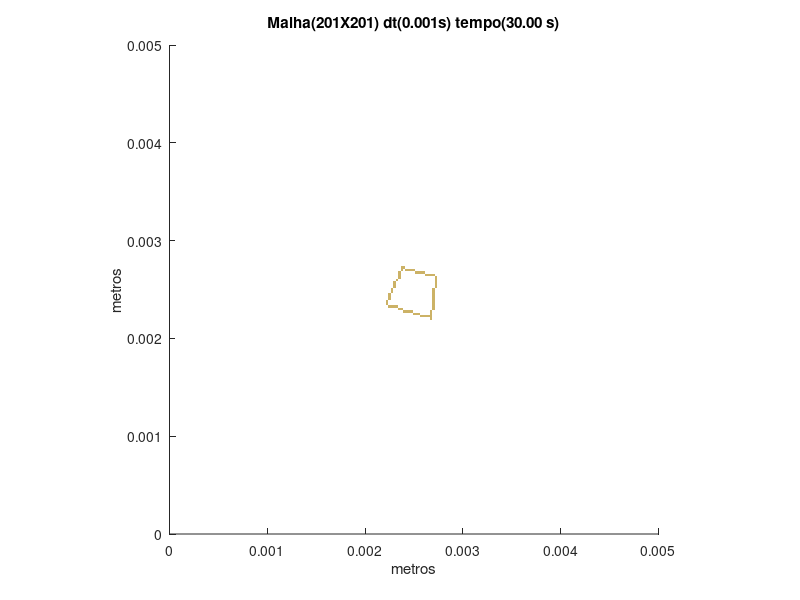

This chart was generated by the following MATLAB code:
set (gca,'PlotBoxAspectRatio',[1 1 1],'Xlim',[0,0.005],'Ylim',[0,0.005])
hold on
title('Malha(201X201) dt(0.001s) tempo(30.00 s)')
hold on
ylabel('metros')
hold on
xlabel('metros')
hold on

fill([0.00266169154228856 0.00266169154228856 0.0026865671641791 0.0026865671641791],[0.00218905472636816 0.00221393034825871 0.00221393034825871 0.00218905472636816],[0.8,0.7,0.4],'LineStyle','none')

fill([0.00256218905472637 0.00256218905472637 0.00258706467661692 0.00258706467661692],[0.00221393034825871 0.00223880597014925 0.00223880597014925 0.00221393034825871],[0.8,0.7,0.4],'LineStyle','none')

fill([0.00258706467661692 0.00258706467661692 0.00261194029850746 0.00261194029850746],[0.00221393034825871 0.00223880597014925 0.00223880597014925 0.00221393034825871],[0.8,0.7,0.4],'LineStyle','none')

fill([0.00261194029850746 0.00261194029850746 0.00263681592039801 0.00263681592039801],[0.00221393034825871 0.00223880597014925 0.00223880597014925 0.00221393034825871],[0.8,0.7,0.4],'LineStyle','none')

fill([0.00263681592039801 0.00263681592039801 0.00266169154228856 0.00266169154228856],[0.00221393034825871 0.00223880597014925 0.00223880597014925 0.00221393034825871],[0.8,0.7,0.4],'LineStyle','none')

fill([0.00266169154228856 0.00266169154228856 0.0026865671641791 0.0026865671641791],[0.00221393034825871 0.00223880597014925 0.00223880597014925 0.00221393034825871],[0.8,0.7,0.4],'LineStyle','none')

fill([0.00248756218905473 0.00248756218905473 0.00251243781094527 0.00251243781094527],[0.00223880597014925 0.0022636815920398 0.0022636815920398 0.00223880597014925],[0.8,0.7,0.4],'LineStyle','none')

fill([0.00251243781094527 0.00251243781094527 0.00253731343283582 0.00253731343283582],[0.00223880597014925 0.0022636815920398 0.0022636815920398 0.00223880597014925],[0.8,0.7,0.4],'LineStyle','none')

fill([0.00253731343283582 0.00253731343283582 0.00256218905472637 0.00256218905472637],[0.00223880597014925 0.0022636815920398 0.0022636815920398 0.00223880597014925],[0.8,0.7,0.4],'LineStyle','none')

fill([0.00266169154228856 0.00266169154228856 0.0026865671641791 0.0026865671641791],[0.00223880597014925 0.0022636815920398 0.0022636815920398 0.00223880597014925],[0.8,0.7,0.4],'LineStyle','none')

fill([0.00238805970149254 0.00238805970149254 0.00241293532338308 0.00241293532338308],[0.0022636815920398 0.00228855721393035 0.00228855721393035 0.0022636815920398],[0.8,0.7,0.4],'LineStyle','none')

fill([0.00241293532338308 0.00241293532338308 0.00243781094527363 0.00243781094527363],[0.0022636815920398 0.00228855721393035 0.00228855721393035 0.0022636815920398],[0.8,0.7,0.4],'LineStyle','none')

fill([0.00243781094527363 0.00243781094527363 0.00246268656716418 0.00246268656716418],[0.0022636815920398 0.00228855721393035 0.00228855721393035 0.0022636815920398],[0.8,0.7,0.4],'LineStyle','none')

fill([0.00246268656716418 0.00246268656716418 0.00248756218905473 0.00248756218905473],[0.0022636815920398 0.00228855721393035 0.00228855721393035 0.0022636815920398],[0.8,0.7,0.4],'LineStyle','none')

fill([0.00266169154228856 0.00266169154228856 0.0026865671641791 0.0026865671641791],[0.0022636815920398 0.00228855721393035 0.00228855721393035 0.0022636815920398],[0.8,0.7,0.4],'LineStyle','none')

fill([0.00233830845771144 0.00233830845771144 0.00236318407960199 0.00236318407960199],[0.00228855721393035 0.0023134328358209 0.0023134328358209 0.00228855721393035],[0.8,0.7,0.4],'LineStyle','none')

fill([0.00236318407960199 0.00236318407960199 0.00238805970149254 0.00238805970149254],[0.00228855721393035 0.0023134328358209 0.0023134328358209 0.00228855721393035],[0.8,0.7,0.4],'LineStyle','none')

fill([0.0026865671641791 0.0026865671641791 0.00271144278606965 0.00271144278606965],[0.00228855721393035 0.0023134328358209 0.0023134328358209 0.00228855721393035],[0.8,0.7,0.4],'LineStyle','none')

fill([0.00223880597014925 0.00223880597014925 0.0022636815920398 0.0022636815920398],[0.0023134328358209 0.00233830845771144 0.00233830845771144 0.0023134328358209],[0.8,0.7,0.4],'LineStyle','none')

fill([0.0022636815920398 0.0022636815920398 0.00228855721393035 0.00228855721393035],[0.0023134328358209 0.00233830845771144 0.00233830845771144 0.0023134328358209],[0.8,0.7,0.4],'LineStyle','none')

fill([0.00228855721393035 0.00228855721393035 0.0023134328358209 0.0023134328358209],[0.0023134328358209 0.00233830845771144 0.00233830845771144 0.0023134328358209],[0.8,0.7,0.4],'LineStyle','none')

fill([0.0023134328358209 0.0023134328358209 0.00233830845771144 0.00233830845771144],[0.0023134328358209 0.00233830845771144 0.00233830845771144 0.0023134328358209],[0.8,0.7,0.4],'LineStyle','none')

fill([0.0026865671641791 0.0026865671641791 0.00271144278606965 0.00271144278606965],[0.0023134328358209 0.00233830845771144 0.00233830845771144 0.0023134328358209],[0.8,0.7,0.4],'LineStyle','none')

fill([0.00221393034825871 0.00221393034825871 0.00223880597014925 0.00223880597014925],[0.00233830845771144 0.00236318407960199 0.00236318407960199 0.00233830845771144],[0.8,0.7,0.4],'LineStyle','none')

fill([0.0026865671641791 0.0026865671641791 0.00271144278606965 0.00271144278606965],[0.00233830845771144 0.00236318407960199 0.00236318407960199 0.00233830845771144],[0.8,0.7,0.4],'LineStyle','none')

fill([0.00221393034825871 0.00221393034825871 0.00223880597014925 0.00223880597014925],[0.00236318407960199 0.00238805970149254 0.00238805970149254 0.00236318407960199],[0.8,0.7,0.4],'LineStyle','none')

fill([0.0026865671641791 0.0026865671641791 0.00271144278606965 0.00271144278606965],[0.00236318407960199 0.00238805970149254 0.00238805970149254 0.00236318407960199],[0.8,0.7,0.4],'LineStyle','none')

fill([0.00223880597014925 0.00223880597014925 0.0022636815920398 0.0022636815920398],[0.00238805970149254 0.00241293532338308 0.00241293532338308 0.00238805970149254],[0.8,0.7,0.4],'LineStyle','none')

fill([0.0026865671641791 0.0026865671641791 0.00271144278606965 0.00271144278606965],[0.00238805970149254 0.00241293532338308 0.00241293532338308 0.00238805970149254],[0.8,0.7,0.4],'LineStyle','none')

fill([0.00223880597014925 0.00223880597014925 0.0022636815920398 0.0022636815920398],[0.00241293532338308 0.00243781094527363 0.00243781094527363 0.00241293532338308],[0.8,0.7,0.4],'LineStyle','none')

fill([0.0026865671641791 0.0026865671641791 0.00271144278606965 0.00271144278606965],[0.00241293532338308 0.00243781094527363 0.00243781094527363 0.00241293532338308],[0.8,0.7,0.4],'LineStyle','none')

fill([0.00223880597014925 0.00223880597014925 0.0022636815920398 0.0022636815920398],[0.00243781094527363 0.00246268656716418 0.00246268656716418 0.00243781094527363],[0.8,0.7,0.4],'LineStyle','none')

fill([0.0026865671641791 0.0026865671641791 0.00271144278606965 0.00271144278606965],[0.00243781094527363 0.00246268656716418 0.00246268656716418 0.00243781094527363],[0.8,0.7,0.4],'LineStyle','none')

fill([0.0022636815920398 0.0022636815920398 0.00228855721393035 0.00228855721393035],[0.00246268656716418 0.00248756218905473 0.00248756218905473 0.00246268656716418],[0.8,0.7,0.4],'LineStyle','none')

fill([0.0026865671641791 0.0026865671641791 0.00271144278606965 0.00271144278606965],[0.00246268656716418 0.00248756218905473 0.00248756218905473 0.00246268656716418],[0.8,0.7,0.4],'LineStyle','none')

fill([0.0022636815920398 0.0022636815920398 0.00228855721393035 0.00228855721393035],[0.00248756218905473 0.00251243781094527 0.00251243781094527 0.00248756218905473],[0.8,0.7,0.4],'LineStyle','none')

fill([0.0026865671641791 0.0026865671641791 0.00271144278606965 0.00271144278606965],[0.00248756218905473 0.00251243781094527 0.00251243781094527 0.00248756218905473],[0.8,0.7,0.4],'LineStyle','none')

fill([0.00228855721393035 0.00228855721393035 0.0023134328358209 0.0023134328358209],[0.00251243781094527 0.00253731343283582 0.00253731343283582 0.00251243781094527],[0.8,0.7,0.4],'LineStyle','none')

fill([0.00271144278606965 0.00271144278606965 0.0027363184079602 0.0027363184079602],[0.00251243781094527 0.00253731343283582 0.00253731343283582 0.00251243781094527],[0.8,0.7,0.4],'LineStyle','none')

fill([0.00228855721393035 0.00228855721393035 0.0023134328358209 0.0023134328358209],[0.00253731343283582 0.00256218905472637 0.00256218905472637 0.00253731343283582],[0.8,0.7,0.4],'LineStyle','none')

fill([0.00271144278606965 0.00271144278606965 0.0027363184079602 0.0027363184079602],[0.00253731343283582 0.00256218905472637 0.00256218905472637 0.00253731343283582],[0.8,0.7,0.4],'LineStyle','none')

fill([0.00228855721393035 0.00228855721393035 0.0023134328358209 0.0023134328358209],[0.00256218905472637 0.00258706467661692 0.00258706467661692 0.00256218905472637],[0.8,0.7,0.4],'LineStyle','none')

fill([0.00271144278606965 0.00271144278606965 0.0027363184079602 0.0027363184079602],[0.00256218905472637 0.00258706467661692 0.00258706467661692 0.00256218905472637],[0.8,0.7,0.4],'LineStyle','none')

fill([0.0023134328358209 0.0023134328358209 0.00233830845771144 0.00233830845771144],[0.00258706467661692 0.00261194029850746 0.00261194029850746 0.00258706467661692],[0.8,0.7,0.4],'LineStyle','none')

fill([0.00271144278606965 0.00271144278606965 0.0027363184079602 0.0027363184079602],[0.00258706467661692 0.00261194029850746 0.00261194029850746 0.00258706467661692],[0.8,0.7,0.4],'LineStyle','none')

fill([0.00233830845771144 0.00233830845771144 0.00236318407960199 0.00236318407960199],[0.00261194029850746 0.00263681592039801 0.00263681592039801 0.00261194029850746],[0.8,0.7,0.4],'LineStyle','none')

fill([0.00271144278606965 0.00271144278606965 0.0027363184079602 0.0027363184079602],[0.00261194029850746 0.00263681592039801 0.00263681592039801 0.00261194029850746],[0.8,0.7,0.4],'LineStyle','none')

fill([0.00233830845771144 0.00233830845771144 0.00236318407960199 0.00236318407960199],[0.00263681592039801 0.00266169154228856 0.00266169154228856 0.00263681592039801],[0.8,0.7,0.4],'LineStyle','none')

fill([0.00261194029850746 0.00261194029850746 0.00263681592039801 0.00263681592039801],[0.00263681592039801 0.00266169154228856 0.00266169154228856 0.00263681592039801],[0.8,0.7,0.4],'LineStyle','none')

fill([0.00263681592039801 0.00263681592039801 0.00266169154228856 0.00266169154228856],[0.00263681592039801 0.00266169154228856 0.00266169154228856 0.00263681592039801],[0.8,0.7,0.4],'LineStyle','none')

fill([0.00266169154228856 0.00266169154228856 0.0026865671641791 0.0026865671641791],[0.00263681592039801 0.00266169154228856 0.00266169154228856 0.00263681592039801],[0.8,0.7,0.4],'LineStyle','none')

fill([0.0026865671641791 0.0026865671641791 0.00271144278606965 0.00271144278606965],[0.00263681592039801 0.00266169154228856 0.00266169154228856 0.00263681592039801],[0.8,0.7,0.4],'LineStyle','none')

fill([0.00233830845771144 0.00233830845771144 0.00236318407960199 0.00236318407960199],[0.00266169154228856 0.0026865671641791 0.0026865671641791 0.00266169154228856],[0.8,0.7,0.4],'LineStyle','none')

fill([0.00251243781094527 0.00251243781094527 0.00253731343283582 0.00253731343283582],[0.00266169154228856 0.0026865671641791 0.0026865671641791 0.00266169154228856],[0.8,0.7,0.4],'LineStyle','none')

fill([0.00253731343283582 0.00253731343283582 0.00256218905472637 0.00256218905472637],[0.00266169154228856 0.0026865671641791 0.0026865671641791 0.00266169154228856],[0.8,0.7,0.4],'LineStyle','none')

fill([0.00256218905472637 0.00256218905472637 0.00258706467661692 0.00258706467661692],[0.00266169154228856 0.0026865671641791 0.0026865671641791 0.00266169154228856],[0.8,0.7,0.4],'LineStyle','none')

fill([0.00258706467661692 0.00258706467661692 0.00261194029850746 0.00261194029850746],[0.00266169154228856 0.0026865671641791 0.0026865671641791 0.00266169154228856],[0.8,0.7,0.4],'LineStyle','none')

fill([0.00236318407960199 0.00236318407960199 0.00238805970149254 0.00238805970149254],[0.0026865671641791 0.00271144278606965 0.00271144278606965 0.0026865671641791],[0.8,0.7,0.4],'LineStyle','none')

fill([0.00241293532338308 0.00241293532338308 0.00243781094527363 0.00243781094527363],[0.0026865671641791 0.00271144278606965 0.00271144278606965 0.0026865671641791],[0.8,0.7,0.4],'LineStyle','none')

fill([0.00243781094527363 0.00243781094527363 0.00246268656716418 0.00246268656716418],[0.0026865671641791 0.00271144278606965 0.00271144278606965 0.0026865671641791],[0.8,0.7,0.4],'LineStyle','none')

fill([0.00246268656716418 0.00246268656716418 0.00248756218905473 0.00248756218905473],[0.0026865671641791 0.00271144278606965 0.00271144278606965 0.0026865671641791],[0.8,0.7,0.4],'LineStyle','none')

fill([0.00248756218905473 0.00248756218905473 0.00251243781094527 0.00251243781094527],[0.0026865671641791 0.00271144278606965 0.00271144278606965 0.0026865671641791],[0.8,0.7,0.4],'LineStyle','none')

fill([0.00236318407960199 0.00236318407960199 0.00238805970149254 0.00238805970149254],[0.00271144278606965 0.0027363184079602 0.0027363184079602 0.00271144278606965],[0.8,0.7,0.4],'LineStyle','none')

fill([0.00238805970149254 0.00238805970149254 0.00241293532338308 0.00241293532338308],[0.00271144278606965 0.0027363184079602 0.0027363184079602 0.00271144278606965],[0.8,0.7,0.4],'LineStyle','none')
